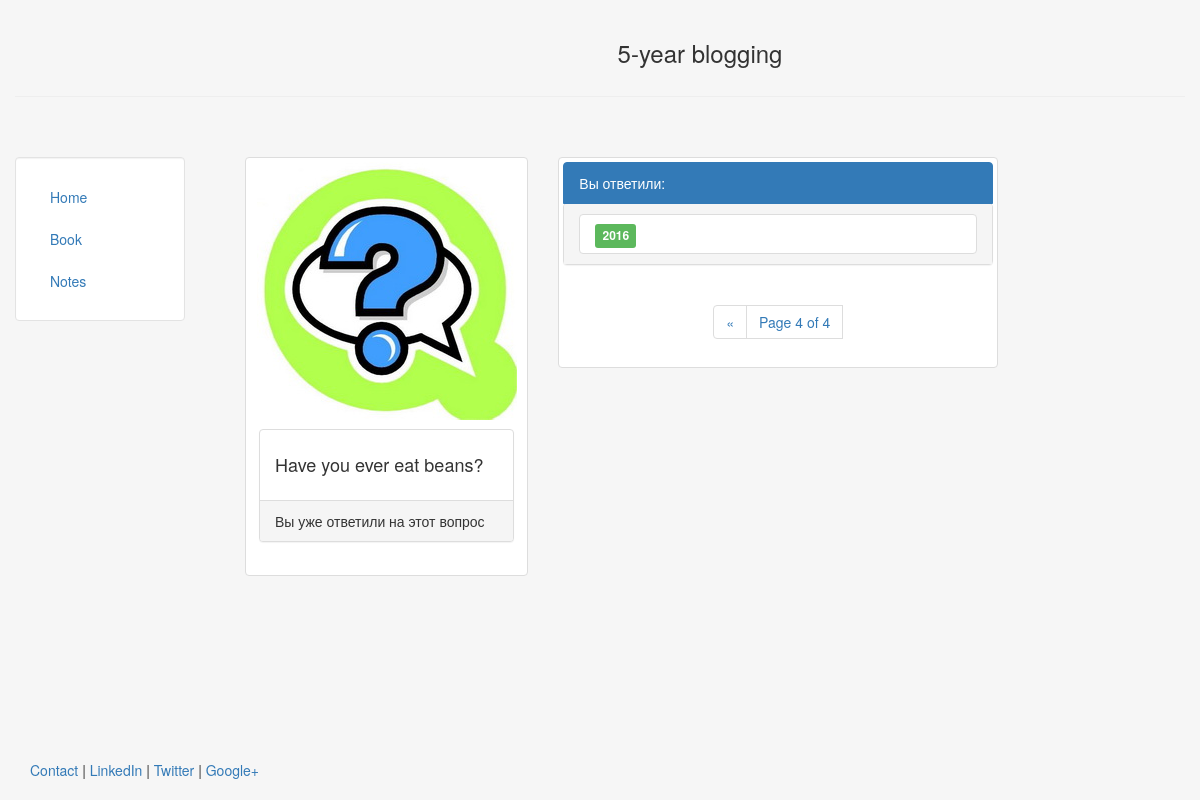
Page /book/1/?page=4 on the earlier database version.
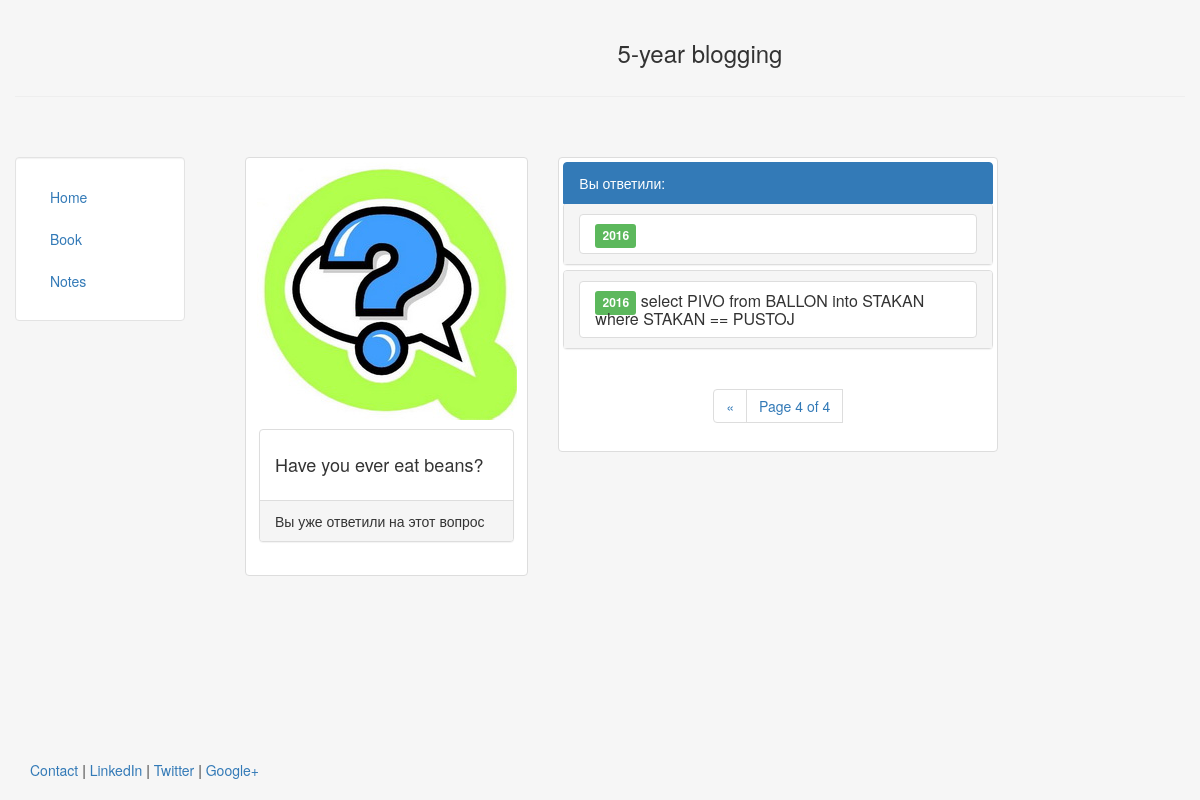
Same page on the later database version.
### book/models.py (models this page shows, shortened)
class Response(models.Model):
  question = models.ForeignKey(Question, on_delete=models.CASCADE)
  text = models.CharField(max_length=140)
  date = models.DateTimeField()

### book/views.py (the view)
# urls.py: url(r'^(?P<pk>[0-9]+)/$', views.DetailView.as_view(), name='question'),
class DetailView(generic.DetailView):
  model = Question
  template_name = 'book/question.html'
  def get_context_data(self, **kwargs):
    question = self.get_object()
    context = super(DetailView, self).get_context_data(**kwargs)
    response_list = question.response_set.all()
    paginator = Paginator(response_list, 5)
    page = self.request.GET.get('page',1)
    responses = paginator.page(page)
    current_date = timezone.now()
    timedelta = current_date - question.date
    if timedelta.days >= 0 and timedelta.days <= 7:
      context ["current_day"] = True
    else:
      context ["current_day"] = False
    if not question.response_set.filter(date__year = timezone.now().year):
      context ["not_answered"] = True
    else:
      context ["not_answered"] = False
    context['paged_object'] =  responses
    return context

### book/templates/book/question.html (shortened to what this page needs)
{% extends "info/header.html"%}
{% block content %}
  <div class="row-eq-height">
    <div class="col-sm-6 col-md-4">
      <div class="thumbnail">
          {% load staticfiles %}
          <img src="{% static '/img/question.jpg' %}" class="responsive-img" alt="img">
          <div class="caption">
            {% if current_day and not_answered %}
              {% include 'book/includes/responseform.html' %}
            {% elif not_answered %}
              <div class="panel-body">
                  <h4>{{ question.title }}</h4>
                </div>
                <div class="panel-footer">Вы не ответили на вопрос в течении недели</div>
              </div>
            {% else %}
              <div class="panel panel-default">
                <div class="panel-body">
                  <h4>{{ question.title }}</h4>
                </div>
                <div class="panel-footer">Вы уже ответили на этот вопрос</div>
              </div>
            {% endif %}
        </div>
      </div>
    </div>
  {% if question.response_set.all %}
    <div height = "490px" scroll ="auto">
      <div class="col-sm-6 col-md-6">
        <div class="thumbnail">
          <div class="list-group-item active">
            Вы ответили:
          </div>
          <div class="panel-group" id="accordion" role="tablist" aria-multiselectable="true">
            {% for response in paged_object %}
              <div class="panel panel-default">
                <div class="panel-heading" role="tab" id="headingOne">
                  <h4 class="panel-title">
                    <a role="button" data-toggle="collapse" data-parent="#accordion" aria-expanded="false" aria-controls="{{ response.id }}" href="#{{ response.id }}" class="list-group-item">
                    <span class="label label-success">{{ response.date.year }}</span> {{ response.text }}</a>
                  </h4>
                </div>
              </div>
            {% endfor %}
          </div>
          {% include 'book/includes/listpagination.html' %}
        </div>
      </div>
    </div>
    </div>
  {% endif %}
{% endblock %}

Differences in the rows shown:
added Response: date.year "2016", text "select PIVO from BALLON into STAKAN where STAKAN == PUSTOJ"
